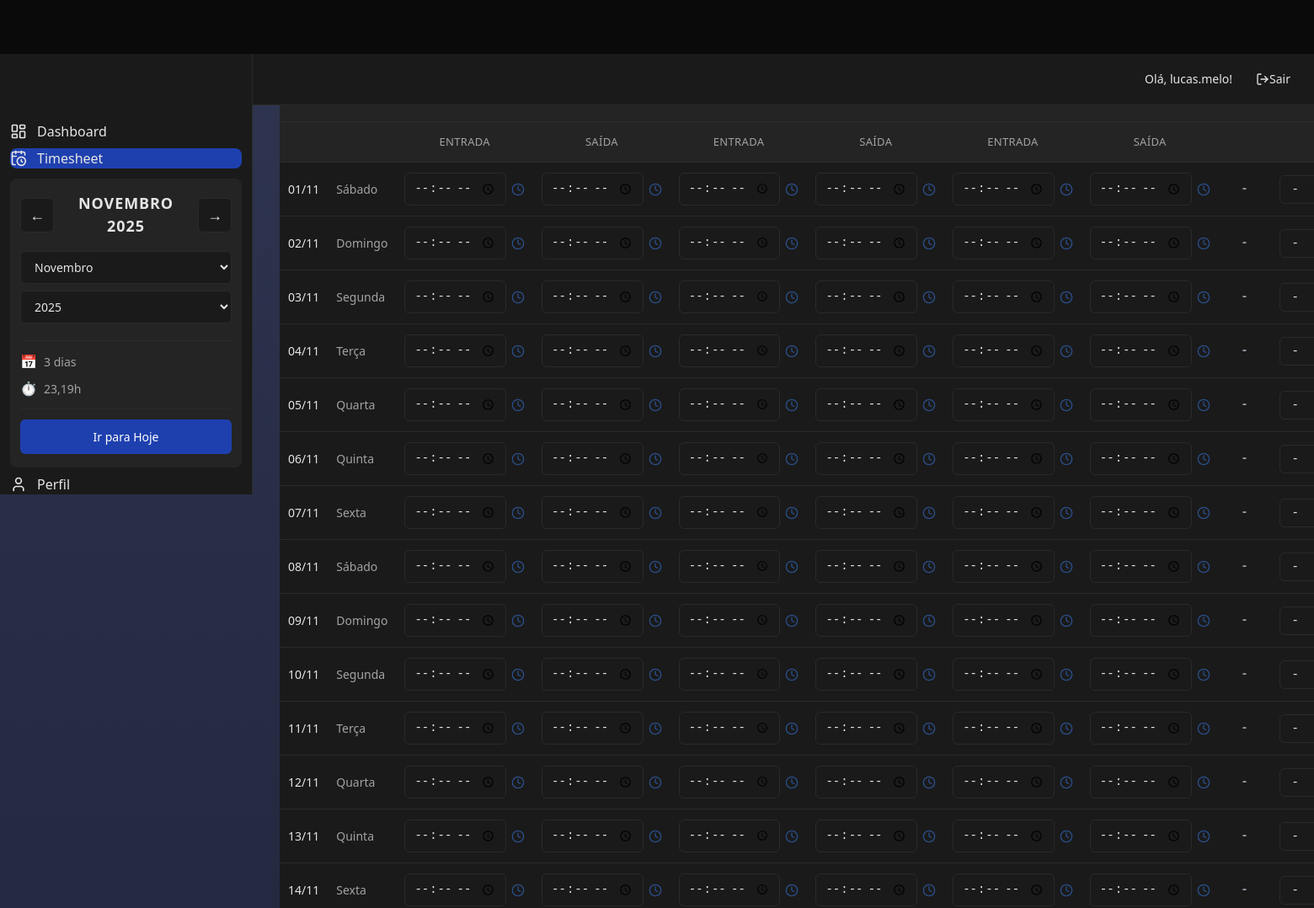
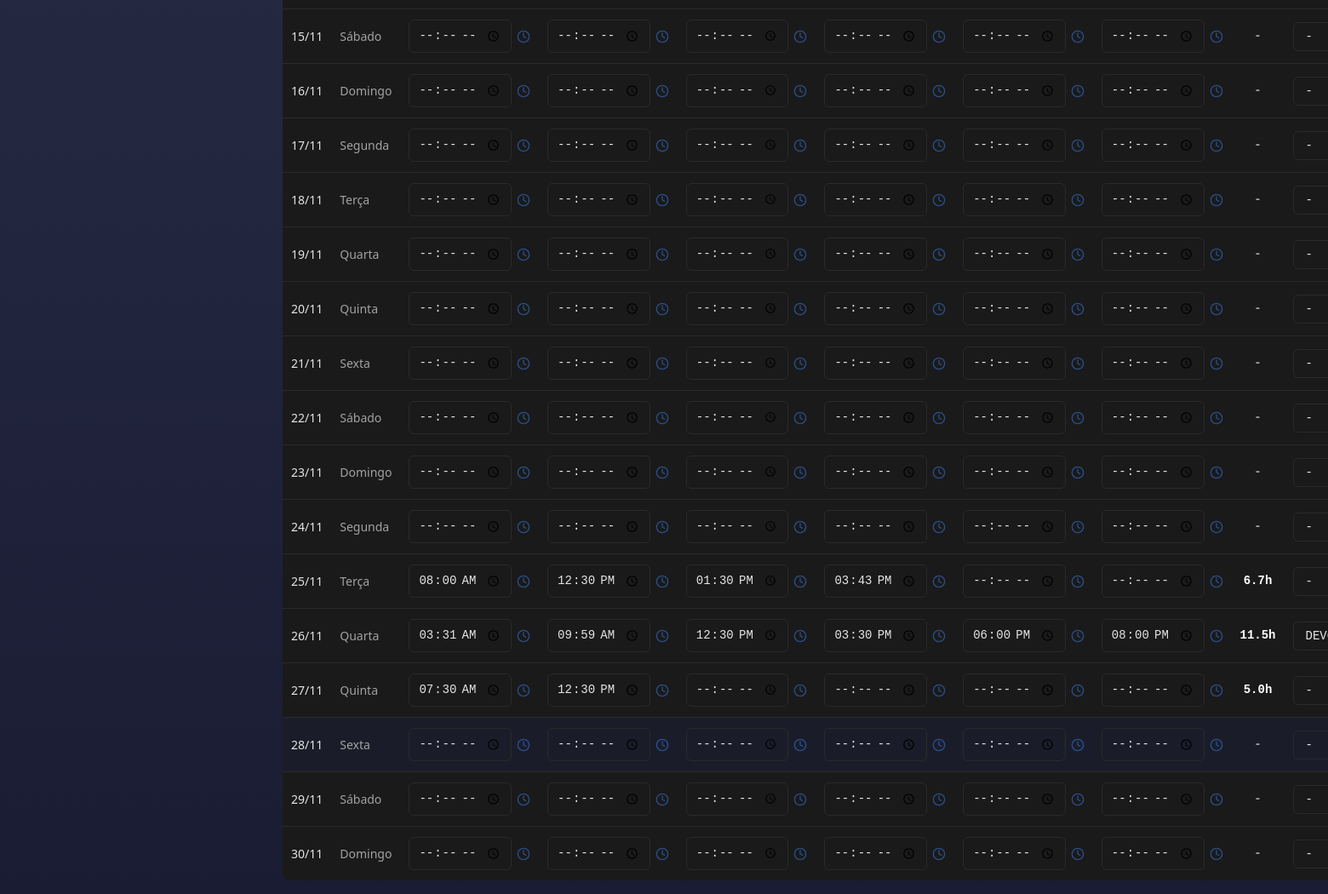
Page /timesheet/ (signed in) on the committed database (2 pictures, top to bottom).
### timetrack/models.py (models this page shows, shortened)
class TimeRecord(models.Model):
    user = models.ForeignKey(User, on_delete=models.CASCADE)
    data = models.DateField()
    entrada1 = models.TimeField(null=True, blank=True)
    saida1 = models.TimeField(null=True, blank=True)
    entrada2 = models.TimeField(null=True, blank=True)
    saida2 = models.TimeField(null=True, blank=True)
    entrada3 = models.TimeField(null=True, blank=True)
    saida3 = models.TimeField(null=True, blank=True)
    work_code = models.ForeignKey(WorkCode, on_delete=models.PROTECT, null=True, blank=True)
    observacoes = models.TextField(blank=True)
    created_at = models.DateTimeField(auto_now_add=True)
    updated_at = models.DateTimeField(auto_now=True)
    class Meta:
        verbose_name = 'Registro de Ponto'
        verbose_name_plural = 'Registros de Ponto'
        unique_together = ['user', 'data']
        ordering = ['-data']
    def calcular_horas_trabalhadas(self):
        total_segundos = 0
        if self.entrada1 and self.saida1:
            delta1 = datetime.combine(datetime.today(), self.saida1) - datetime.combine(datetime.today(), self.entrada1)
            total_segundos += delta1.total_seconds()
        if self.entrada2 and self.saida2:
            delta2 = datetime.combine(datetime.today(), self.saida2) - datetime.combine(datetime.today(), self.entrada2)
            total_segundos += delta2.total_seconds()
        if self.entrada3 and self.saida3:
            delta3 = datetime.combine(datetime.today(), self.saida3) - datetime.combine(datetime.today(), self.entrada3)
            total_segundos += delta3.total_seconds()
        return round(total_segundos / 3600, 2)

class WorkCode(models.Model):
    codigo = models.CharField(max_length=20, unique=True)
    descricao = models.CharField(max_length=200)
    ativo = models.BooleanField(default=True)
    created_at = models.DateTimeField(auto_now_add=True)
    class Meta:
        verbose_name = 'Código de Trabalho'
        verbose_name_plural = 'Códigos de Trabalho'
        ordering = ['codigo']

### timetrack/views.py (the view)
# urls.py: path('timesheet/', views.timesheet_view, name='timesheet'),
@login_required
def timesheet_view(request):
    hoje = date.today()
    mes = int(request.GET.get('mes', hoje.month))
    ano = int(request.GET.get('ano', hoje.year))
    registros = TimeRecord.objects.filter(
        user=request.user,
        data__month=mes,
        data__year=ano
    ).select_related('work_code').order_by('data')
    calendar_data = generate_calendar_grid(ano, mes, registros)
    work_codes = WorkCode.objects.filter(ativo=True)
    total_hours = sum(r.calcular_horas_trabalhadas() for r in registros)
    meses = {
        1: 'Janeiro', 2: 'Fevereiro', 3: 'Março', 4: 'Abril',
        5: 'Maio', 6: 'Junho', 7: 'Julho', 8: 'Agosto',
        9: 'Setembro', 10: 'Outubro', 11: 'Novembro', 12: 'Dezembro'
    }
    _, num_days = calendar.monthrange(ano, mes)
    all_days = []
    day_names_pt = ['Segunda', 'Terça', 'Quarta', 'Quinta', 'Sexta', 'Sábado', 'Domingo']
    records_dict = {r.data: r for r in registros}
    for day in range(1, num_days + 1):
        day_date = date(ano, mes, day)
        record = records_dict.get(day_date)
        weekday = day_date.weekday()
        day_name = day_names_pt[weekday]
        all_days.append({
            'date': day_date,
            'date_str': day_date.strftime('%d/%m'),
            'date_iso': day_date.strftime('%Y-%m-%d'),
            'day_name': day_name,
            'record': record,
            'is_today': day_date == hoje
        })
    context = {
        'registros': registros,
        'all_days': all_days,
        'calendar_data': calendar_data,
        'work_codes': work_codes,
        'mes_selecionado': mes,
        'ano_selecionado': ano,
        'mes_nome': meses.get(mes, ''),
        'total_horas': round(total_hours, 2),
        'total_registros': registros.count(),
        'meses': [(i, meses[i]) for i in range(1, 13)],
        'anos': range(2020, 2031),
    }
    return render(request, 'timetrack/timesheet.html', context)

### timetrack/templates/timetrack/timesheet.html (shortened to what this page needs)
{% extends 'base.html' %}
{% load static %}
{% block content %}
<div class="timesheet-container">
    <table class="timesheet-table">
        <thead>
            <tr>
                <th style="text-align: left;">Data</th>
                <th style="text-align: left;">Dia</th>
                <th style="text-align: center;" colspan="2">Período 1</th>
                <th style="text-align: center;" colspan="2">Período 2</th>
                <th style="text-align: center;" colspan="2">Período 3</th>
                <th style="text-align: center;">Total</th>
                <th style="text-align: left;">Código</th>
            </tr>
            <tr style="font-size: 0.75rem;">
                <th></th>
                <th></th>
                <th style="text-align: center;">Entrada</th>
                <th style="text-align: center;">Saída</th>
                <th style="text-align: center;">Entrada</th>
                <th style="text-align: center;">Saída</th>
                <th style="text-align: center;">Entrada</th>
                <th style="text-align: center;">Saída</th>
                <th></th>
                <th></th>
            </tr>
        </thead>
        <tbody>
            {% for day_data in all_days %}
            <tr
                class="timesheet-row {% if day_data.is_today %}today-row{% endif %}"
                data-date="{{ day_data.date_iso }}"
                data-record-id="{% if day_data.record %}{{ day_data.record.id }}{% endif %}"
            >
                <td style="font-weight: 500;">
                    {{ day_data.date_str }}
                </td>
                <td style="color: var(--text-secondary);">
                    {{ day_data.day_name }}
                </td>
                <td class="time-cell">
                    <div style="display: flex; align-items: center; gap: 6px;">
                        <input
                            type="time"
                            class="time-input"
                            data-field="entrada1"
                            data-date="{{ day_data.date_iso }}"
                            value="{% if day_data.record.entrada1 %}{{ day_data.record.entrada1|time:'H:i' }}{% endif %}"
                        />
                        <i data-lucide="clock" class="clock-btn w-4 h-4" onclick="baterPontoInline(this)"></i>
                    </div>
                </td>
                <td class="time-cell">
                    <div style="display: flex; align-items: center; gap: 6px;">
                        <input
                            type="time"
                            class="time-input"
                            data-field="saida1"
                            data-date="{{ day_data.date_iso }}"
                            value="{% if day_data.record.saida1 %}{{ day_data.record.saida1|time:'H:i' }}{% endif %}"
                        />
                        <i data-lucide="clock" class="clock-btn w-4 h-4" onclick="baterPontoInline(this)"></i>
                    </div>
                </td>
                <td class="time-cell">
                    <div style="display: flex; align-items: center; gap: 6px;">
                        <input
                            type="time"
                            class="time-input"
                            data-field="entrada2"
                            data-date="{{ day_data.date_iso }}"
                            value="{% if day_data.record.entrada2 %}{{ day_data.record.entrada2|time:'H:i' }}{% endif %}"
                        />
                        <i data-lucide="clock" class="clock-btn w-4 h-4" onclick="baterPontoInline(this)"></i>
                    </div>
                </td>
                <td class="time-cell">
                    <div style="display: flex; align-items: center; gap: 6px;">
                        <input
                            type="time"
                            class="time-input"
                            data-field="saida2"
                            data-date="{{ day_data.date_iso }}"
                            value="{% if day_data.record.saida2 %}{{ day_data.record.saida2|time:'H:i' }}{% endif %}"
                        />
                        <i data-lucide="clock" class="clock-btn w-4 h-4" onclick="baterPontoInline(this)"></i>
                    </div>
                </td>
                <td class="time-cell">
                    <div style="display: flex; align-items: center; gap: 6px;">
                        <input
                            type="time"
                            class="time-input"
                            data-field="entrada3"
                            data-date="{{ day_data.date_iso }}"
                            value="{% if day_data.record.entrada3 %}{{ day_data.record.entrada3|time:'H:i' }}{% endif %}"
                        />
                        <i data-lucide="clock" class="clock-btn w-4 h-4" onclick="baterPontoInline(this)"></i>
                    </div>
                </td>
                <td class="time-cell">
                    <div style="display: flex; align-items: center; gap: 6px;">
                        <input
                            type="time"
                            class="time-input"
                            data-field="saida3"
                            data-date="{{ day_data.date_iso }}"
                            value="{% if day_data.record.saida3 %}{{ day_data.record.saida3|time:'H:i' }}{% endif %}"
                        />
                        <i data-lucide="clock" class="clock-btn w-4 h-4" onclick="baterPontoInline(this)"></i>
                    </div>
                </td>
                <td class="total-hours">
                </td>
                <td>
                    <select
                        class="work-code-select"
                        data-field="work_code_id"
                        data-date="{{ day_data.date_iso }}"
                    >
                        <option value="">-</option>
                        {% for code in work_codes %}
                        <option
                            value="{{ code.id }}"
                            {% if day_data.record and day_data.record.work_code.id == code.id %}selected{% endif %}
                        >
                            {{ code.codigo }}
                        </option>
                        {% endfor %}
                    </select>
                </td>
            </tr>
            {% endfor %}
        </tbody>
    </table>
</div>
{% endblock %}

### templates/base.html (shortened to what this page needs)
{% load static %}
<!DOCTYPE html>
<html lang="pt-BR" class="dark">
<head>
    <link rel="stylesheet" href="{% static 'css/styles.css' %}">
    <link rel="stylesheet" href="{% static 'css/timesheet-dark.css' %}">
</head>
<body class="min-h-screen">
    <nav class="bg-white dark:bg-gray-800 border-b border-gray-200 dark:border-gray-700 fixed w-full z-30 top-0">
        <div class="px-4 py-3 lg:px-6">
            <div class="flex items-center justify-between">
                <div class="flex items-center">
                    <button id="sidebar-toggle" class="mr-2 text-gray-600 dark:text-gray-300 lg:hidden">
                    </button>
                    <span class="text-xl font-semibold dark:text-white">Sistema de Ponto</span>
                </div>
                <div class="flex items-center space-x-4">
                    <span class="text-sm text-gray-700 dark:text-gray-300 hidden sm:inline">
                        Olá, {{ user.first_name|default:user.username }}!
                    </span>
                    <form method="post" action="{% url 'logout' %}" class="inline">
                        <button type="submit" class="flex items-center space-x-1 px-3 py-2 rounded-md text-sm font-medium text-gray-700 dark:text-gray-300 hover:bg-gray-100 dark:hover:bg-gray-700">
                            <i data-lucide="log-out" class="w-4 h-4"></i>
                            <span class="hidden sm:inline">Sair</span>
                        </button>
                    </form>
                </div>
            </div>
        </div>
    </nav>
    <aside id="sidebar" class="fixed top-0 left-0 z-40 h-screen pt-16 transition-transform -translate-x-full bg-white border-r border-gray-200 lg:translate-x-0 dark:bg-gray-800 dark:border-gray-700" style="width: 300px;">
        <div class="h-full px-3 pb-4 overflow-y-auto">
            <ul class="space-y-2 font-medium pt-4">
                <li>
                    <a href="{% url 'dashboard' %}" class="flex items-center p-2 rounded-lg {% if request.resolver_match.url_name == 'dashboard' %}bg-blue-600 text-white{% else %}text-gray-900 dark:text-white hover:bg-gray-100 dark:hover:bg-gray-700{% endif %}">
                        <i data-lucide="layout-dashboard" class="w-5 h-5"></i>
                        <span class="ml-3">Dashboard</span>
                    </a>
                </li>
                <li>
                    <a href="{% url 'timesheet' %}" class="flex items-center p-2 rounded-lg {% if request.resolver_match.url_name == 'timesheet' %}bg-blue-600 text-white{% else %}text-gray-900 dark:text-white hover:bg-gray-100 dark:hover:bg-gray-700{% endif %}">
                        <i data-lucide="calendar-clock" class="w-5 h-5"></i>
                        <span class="ml-3">Timesheet</span>
                    </a>
                    {% if request.resolver_match.url_name == 'timesheet' %}
                    <div class="timesheet-nav mt-2">
                        <div class="month-selector">
                            <button class="prev-month" onclick="sidebarNavigateMonth(-1)" title="Mês anterior">
                                ←
                            </button>
                            <div class="month-display" id="sidebar-month-display">
                            </div>
                            <button class="next-month" onclick="sidebarNavigateMonth(1)" title="Próximo mês">
                                →
                            </button>
                        </div>
                        <select class="month-dropdown" id="sidebar-mes-select" onchange="sidebarChangeMonthYear()">
                            {% for mes_num, mes_nome_item in meses %}
                            <option value="{{ mes_num }}" {% if mes_num == mes_selecionado %}selected{% endif %}>
                                {{ mes_nome_item }}
                            </option>
                            {% endfor %}
                        </select>
                        <select class="year-dropdown" id="sidebar-ano-select" onchange="sidebarChangeMonthYear()">
                            {% for ano_item in anos %}
                            <option value="{{ ano_item }}" {% if ano_item == ano_selecionado %}selected{% endif %}>
                                {{ ano_item }}
                            </option>
                            {% endfor %}
                        </select>
                        <div class="month-stats">
                            <div class="stat">
                                <i>📅</i>
                                <span id="sidebar-total-dias">{{ total_registros }} dias</span>
                            </div>
                            <div class="stat">
                                <i>⏱️</i>
                                <span id="sidebar-total-horas">{{ total_horas }}h</span>
                            </div>
                        </div>
                        <button class="btn-today" onclick="goToToday()">
                            Ir para Hoje
                        </button>
                    </div>
                    {% endif %}
                </li>
                <li>
                    <a href="{% url 'perfil' %}" class="flex items-center p-2 rounded-lg {% if request.resolver_match.url_name == 'perfil' or request.resolver_match.url_name == 'perfil_editar' %}bg-blue-600 text-white{% else %}text-gray-900 dark:text-white hover:bg-gray-100 dark:hover:bg-gray-700{% endif %}">
                        <i data-lucide="user" class="w-5 h-5"></i>
                        <span class="ml-3">Perfil</span>
                    </a>
                </li>
            </ul>
        </div>
    </aside>
    <div class="p-4 mt-16" style="margin-left: 300px;">
        <div class="p-4 rounded-lg">
            {% block content %}
            {% endblock %}
        </div>
    </div>
</body>
</html>

### rows in the picture
TimeRecord: date_str "25/11", day_name "Terça", record.entrada1 "08:00", record.saida1 "12:30", record.entrada2 "13:30", record.saida2 "15:43"
TimeRecord: date_str "26/11", day_name "Quarta", record.entrada1 "03:31", record.saida1 "09:59", record.entrada2 "12:30", record.saida2 "15:30", record.entrada3 "18:00", record.saida3 "20:00", work_code.codigo "DEV001"
TimeRecord: date_str "27/11", day_name "Quinta", record.entrada1 "07:30", record.saida1 "12:30"

### other values in the picture
{{ user.first_name|default:user.username }} "lucas.melo"
{{ total_registros }} "3"
{{ total_horas }} "23,19"
{{ day_data.date_str }} "01/11" "02/11" "03/11" "04/11" "05/11" "06/11" "07/11" "08/11" "09/11" "10/11" "11/11" "12/11" "13/11" "14/11" "15/11" "16/11" "17/11" "18/11" "19/11" "20/11" "21/11" "22/11" "23/11" "24/11" "28/11" "29/11" "30/11"
{{ day_data.day_name }} "Sábado" "Domingo" "Segunda" "Terça" "Quarta" "Quinta" "Sexta" "Sábado" "Domingo" "Segunda" "Terça" "Quarta" "Quinta" "Sexta" "Sábado" "Domingo" "Segunda" "Terça" "Quarta" "Quinta" "Sexta" "Sábado" "Domingo" "Segunda" "Sexta" "Sábado" "Domingo"
form field value "Novembro"
form field value "2025"
